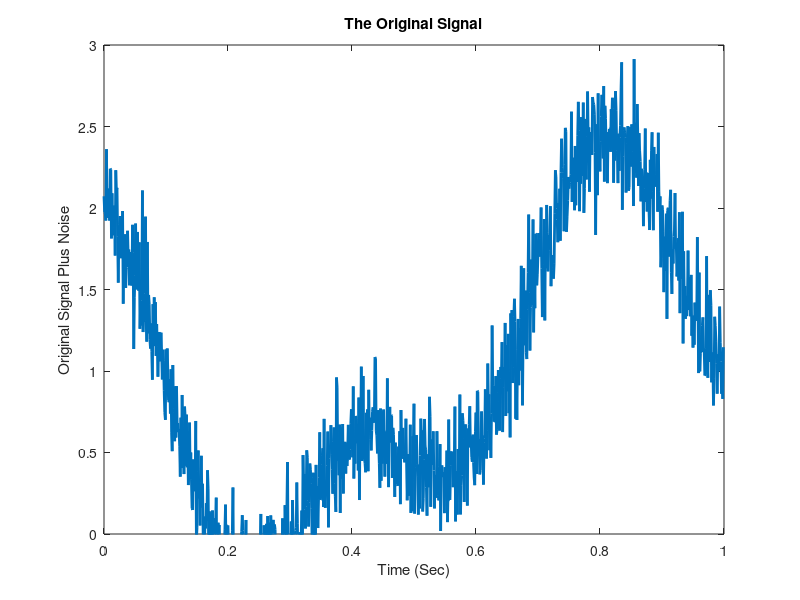

Here is the MATLAB script that generated this plot: (Note: this script raises an error after producing the figure.)
% Phillip K Poon
% June 7th 2017
% This script demonstrates a naive denoise algorithm which simply takes the
% FFT of the signal then implements a simple low pass filter. This is done
% by setting a maximum frequency. Anything above that frequency is set to
% zero. 

clc;
clearvars;
close all;

% Sampling Frequency In Hertz
fs = 1000;

% Setup the time Axis
startTime = 0.0;
endTime = 1.0; % The number of seconds you want it to last
t = startTime: 1/fs : endTime - 1/fs;

% Frequency and phase of the first cosine signal
f1 = 2.5; % Frequency in Hertz
phi1 = 0.0; % Phase in Radians
a1 = 0.5; % Amplitude


f2 = 1.0;
phi2 = 1.0;
a2 = 1.0;

% Original Signal with Frequency f1 and Phase phi1
orig = 1 + a1*cos(2*pi*f1*t + phi1) + a2*cos(2*pi*f2*t + phi2);

% Noise
n = 0.2*randn(size(orig));

% Signal plus noise
x0 = orig + n;

% Plot the original noise corrupted signal
fig1 = figure;
plot(t, x0,'linewidth',2);
title('The Original Signal')
xlabel('Time (Sec)')
ylabel('Original Signal Plus Noise')
ylim([0 3.0]);
makeFontBig(fig1);


% Take the fft
X1 = fft(x0);

% Extract the magnitude
X1_mag = abs(X1);

% Plot the magnitude before low pass filter
fig2 = figure;
plot(X1_mag);
title('Unscaled |X(f)|')
xlabel('Frequency Bin Number')
ylabel('Amplitude (Arb. Units)')
makeFontBig(fig2)

% Apply low pass filter
X1(11:990) = 0;

% Inverse FFT
x0_est = ifft(X1);


fig3 = figure;
plot(abs(x0_est));
ylim([0 3.0]);
xlabel('Time (Sec)')
ylabel('Amplitude (Arb. Units)')
title('Estimated Signal After Denoising')
makeFontBig(fig2)

fig3 = figure;
plot(x0,'linewidth',2);
hold all;
plot(abs(x0_est),'linewidth',2);
plot(orig,'linewidth',2);
hold off;
legend('Original Noisey Signal','Filtered Signal','Original Signal Before Noise Added')
makeFontBig(fig3)

return

% Turn on zero-padding
zeroPadFlag = 1;
% Turn on windowing using the Hanning window to reduce the
% side lobes
hanningWindowFlag = 1;




if zeroPadFlag == 0
    
    x1 = x0;
    
    X1 = fft(x1);
    
elseif zeroPadFlag == 1
    
    if hanningWindowFlag == 1
        
        % You should apply the window BEFORE zero padding!
        
        x0 = x0.*hanning(length(x0)).';
    end
    
        % You can change the amount of zero-padding to increase
        % of decrease the frequency resolution.
        % The frequency resolution is fs/N, where N is the length of 
        % x1 AFTER zero-padding. 
        
        x1 = [x0 zeros(1,1100000)];
        X1 = fft(x1);
end

X1_mag = abs(X1);
X1_phase = angle(X1);

figure;

% Subplot the signal in the time domain
subplot(2,1,1);
plot(x1,'-');
xlabel('Samples')
ylabel('Amplitude')


subplot(2,1,2);

% Subplot the signal in the frequency domain
plot(0: length(X1) - 1, abs(X1) ,'o');
ylabel('Magnitude')
xlabel('Bins')


% A properly scaled amplitude in the frequency domain
X1_magAmpScaled = X1_mag /  ( length(x0)/4 );

% Setup the frequency axis
freqAxis =  ( ( 1:length(X1) ) - 1 ) * fs / length(X1);

% Plot the magnitude of the FFT with the proper amplitude and
% frequency domain scaling
figure;
plot(freqAxis, X1_magAmpScaled);
xlabel('Hertz')
ylabel('Magnitude')
title('The properly scaled spectrum using the MATLAB FFT')
grid on;
xlim([0 fs/2]);